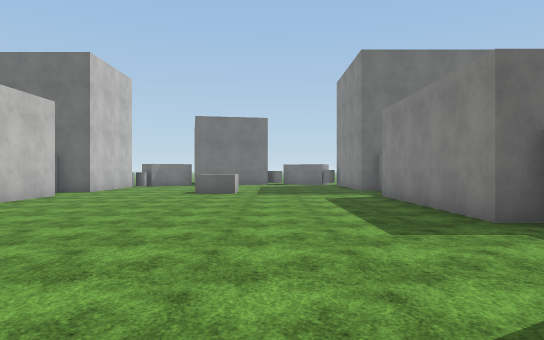
[1] (above)

14 first-person views from a walk through a 3-D level made in the Unity game engine. The camera is 1.5 m above the floor, looks level and sees 70° across. The floor is counted in squares, 2 m on a side. Each view is taken from the middle of a square. On the plan, view 1 faces up. The plan holds only what a view shows up to about 12 squares ahead; the rest is blank. The place goes on beyond the plan. Flat ground stands in for the terrain. The player is left out. Surface patterns are stand-ins for the level's own textures.

[2]
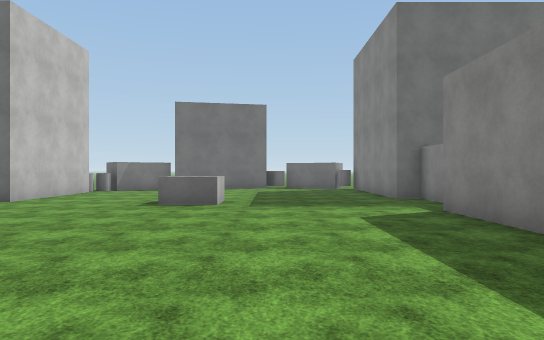

[3]
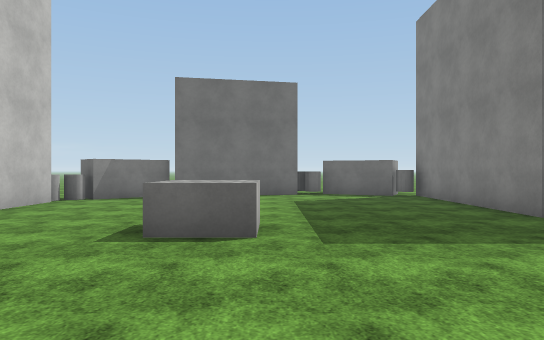

[4]
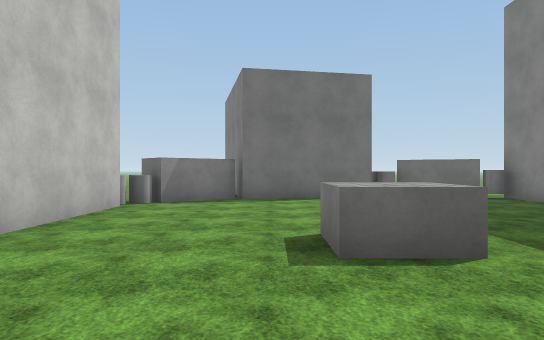

[5]
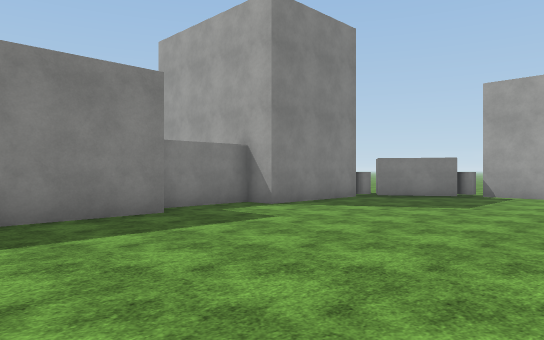

[6]
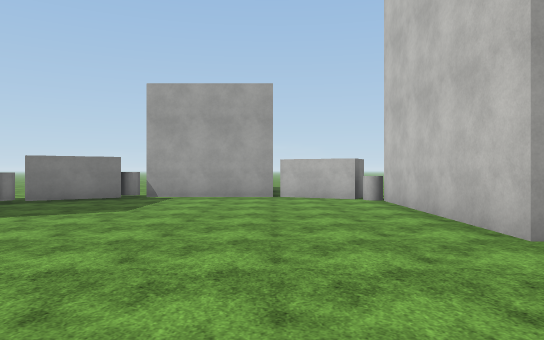

[7]
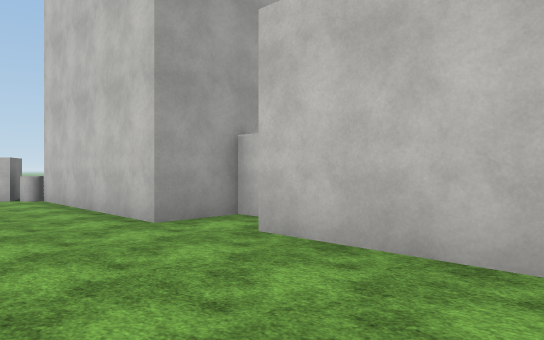

[8]
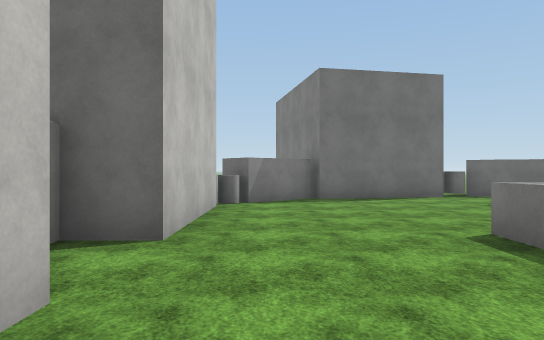

[9]
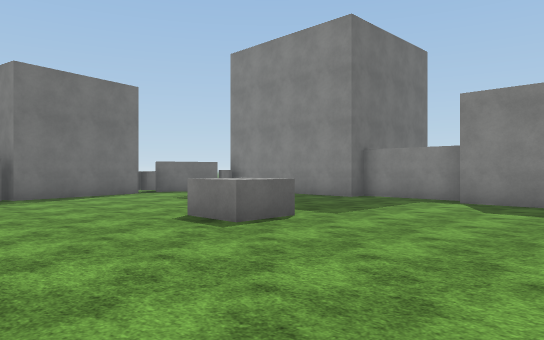

[10]
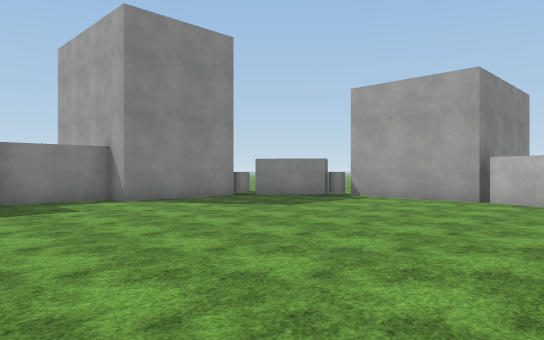

[11]
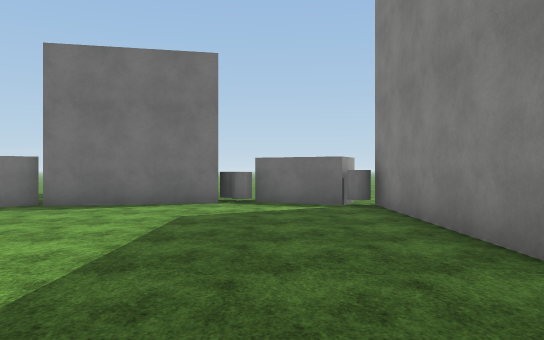

[12]
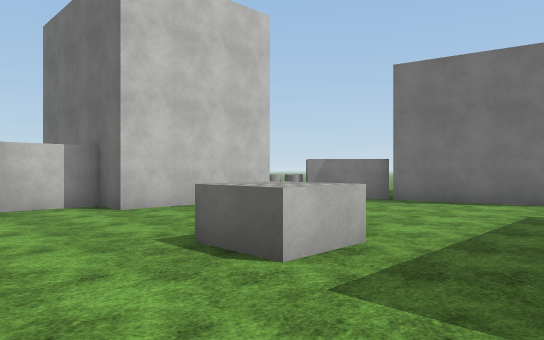

[13]
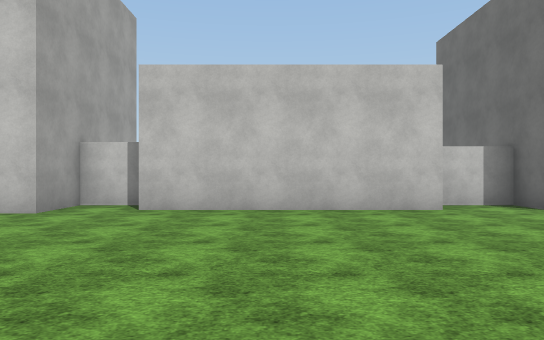

[14]
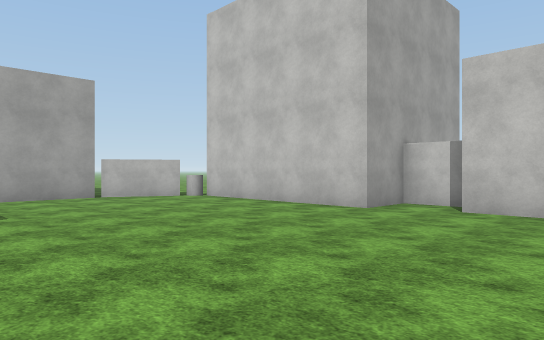

### Floor plan
Points are (right, up) in squares from view 1. A wall is a line through its corners. A room is listed if a view was taken in it or the views show most of it. See-through windows are left out.
Room 1 (views 1, 2, 3, 4, 5, 6, 7, 8, 9, 10, 11, 12, 13, 14)
walls: (3.9, 11.4) (3.9, 14.1) (3.2, 14.1) (3.2, 19.5); (-6.3, 11.2) (-6.3, 5.5); (3.9, 5.5) (3.2, 5.5) (3.2, 11.2); (-7.3, 5.2) (-7.3, 3.9) (-5.7, 3.9) (-5.7, -1.5); (-6.3, 17) (-6.3, 13.1) (-7.3, 13.1) (-7.3, 11.4); (3.2, -0.5) (3.2, 2.9) (3.9, 2.9) (3.9, 5.2); (-4, 19.3) (-5.3, 18.1); (-0.4, 19.8) (-3.8, 19.1); (0.9, -2.2) (2.5, -1.1); (-5.1, -1.9) (-3.2, -2.9); (3, 20.2) (2.5, 19.3) (0.6, 20.2); (-3, -2.8) (0.5, -2.8)
objects: cylinder (-6, 17); cylinder (-6, 18); cube (-2, 13); cylinder (0, 20); cylinder (0, 21); cylinder (3, -1); cylinder (3, 19)

Where each view was taken, in squares from view 1:
view 1: 0 up, 0 right, facing up
view 2: 4 up, 0 right, facing up
view 3: 8 up, 1 left, facing up
view 4: 9 up, 3 left, facing up
view 5: 9 up, 3 left, facing down-right
view 6: 8 up, 3 left, facing down
view 7: 9 up, 3 left, facing down-left
view 8: 9 up, 5 left, facing up
view 9: 8 up, 6 left, facing up-right
view 10: 7 up, 6 left, facing down-right
view 11: 11 up, 1 right, facing up
view 12: 10 up, 1 right, facing up-left
view 13: 8 up, 1 right, facing left
view 14: 8 up, 1 right, facing down-left
